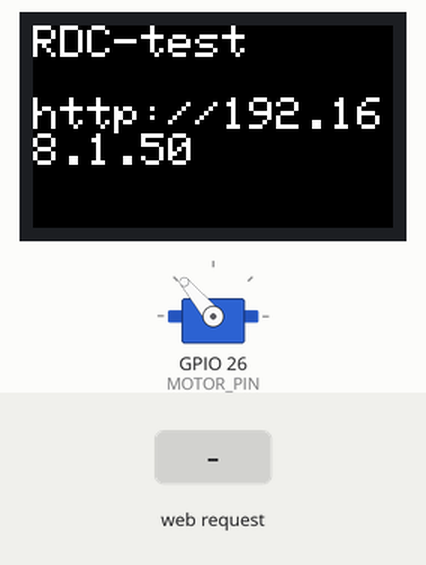
Recording of a sketch running on a simulated ESP32. Shown: 240×135 colour display, servo. The inputs (shaded band) are chosen by the test bench. WiFi joins after 1.5 s; servers stay silent unless stated.

Above: at 3.3 s.
3.4 s: HTTP request GET / received
At 3.52 s:
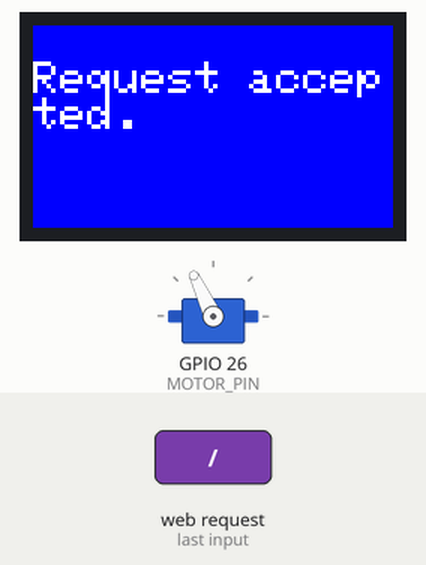
At 4.7 s:
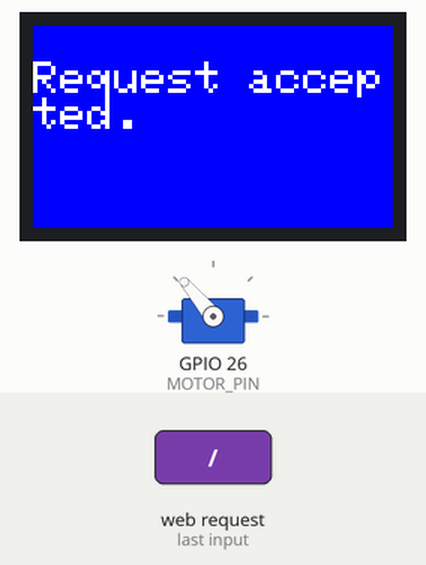
Timing chart, 0 to 6.4 s (numbered marks = the images above; inputs shaded):
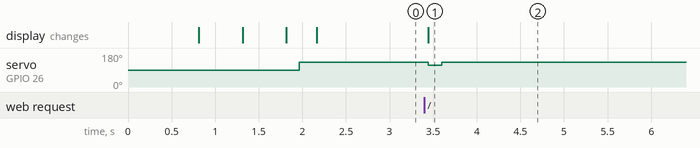

Measured:
- after the input at 3.4 s, servo on GPIO 26 (MOTOR_PIN): 130° → 115° after 0.05 s, → 130° 0.15 s later; the display: changes after 0.05 s (image 1)

The sketch:

RDCSwitch_M5StickC.ino
```cpp
/*
 * 梅田８階RDCの、最前列・スクリーン前の照明スイッチをON/OFFする
 */

#include <M5StickCPlus.h>

// サーボモータ
#include <Servo.h>
#define MOTOR_PIN   26    // サーボモータの信号ピン
#define MOTOR_DELAY 150   // サーボモータ動作後の待ち時間
#define SWITCH_OFF  130   // サーボモータの回転角（通常時）
#define SWITCH_ON   115   // サーボモータの回転角（スイッチ動作時）
Servo motor;

/***********************************************************
* WiFi接続
***********************************************************/
#include <WiFiClientSecure.h>

// WiFiアクセスポイントの種別を指定
// WEP認証（パスワードのみで認証）の場合は次の行を有効にする。
// 次の行をコメントアウトするとWPA2認証を試みる。
#define WIFI_WEP

// WiFiアクセスポイントの設定
#ifdef WIFI_WEP
// WEP認証のアクセスポイント
// [スケッチ例] の [WiFiClientInsecure] を参考にした
const char* WIFI_SSID     = "RDC-test";  // SSID of your WiFi access point
const char* WIFI_PASSWORD = "RDC-test";  // WEP password
#else
// WPA2認証のアクセスポイント
// [スケッチ例] の [WiFiClientSecureEnterprise] を参考にした
#include "esp_wpa2.h"
const char* WIFI_SSID     = "OIT-AirLAN.1x";  // SSID
const char* WIFI_USERID   = "********";       // User ID
const char* WIFI_PASSWORD = "********";       // Password
#endif

/*
// WiFi接続を確認し、再トライ、接続できなければ再起動を行う
void confirmWiFiConnection()
{
  int counter = 0;

  while (WiFi.status() != WL_CONNECTED) {  // 接続できるまで待つ
    delay(500);         // 0.5秒待ってリトライ
    Serial.print(".");  // 進捗表示
    counter++;
    if (60 <= counter) {   // 30秒で接続できなければリセット
      Serial.println("\nERROR: Restarting ESP32.\n");
      ESP.restart();
    }
  }
  Serial.print("WiFi connected: ");
  Serial.println(WIFI_SSID);
}
*/

/***********************************************************
* WEBサーバー
***********************************************************/
#include <WebServer.h>
#include <ESPmDNS.h>
WebServer server(80);

int status = 0;

void handleRoot() {
  server.send(200, "text/plain", "Request accepted.");
/*
  Timeoutエラーが発生するのでここでは実行しない。
  // サーボモータを回転してもとに戻す
  motor.write(SWITCH_ON);
  delay(MOTOR_DELAY);
  motor.write(SWITCH_OFF);
  delay(MOTOR_DELAY);
*/
  status = 1;
}

void handleNotFound() {
  String message = "Invalid option in URI.\n\n";
  message += "URI: ";
  message += server.uri();
  message += "\nMethod: ";
  message += (server.method() == HTTP_GET) ? "GET" : "POST";
  message += "\nArguments: ";
  message += server.args();
  message += "\n";
  for (uint8_t i = 0; i < server.args(); i++) {
    message += " " + server.argName(i) + ": " + server.arg(i) + "\n";
  }
  server.send(404, "text/plain", message);
}

/***********************************************************
* Arduinoメイン制御部
***********************************************************/

void displayInformation() {
  M5.Lcd.fillScreen(BLACK);
  M5.Lcd.setCursor(0, 0);
  M5.Lcd.setTextSize(3);
  M5.Lcd.print(WIFI_SSID);
  M5.Lcd.print("\n\nhttp://");
  M5.Lcd.print(WiFi.localIP());
}

void setup() {

  // システム初期化
  M5.begin();
  M5.Lcd.begin();

  // 画面表示の初期化
  M5.Lcd.setRotation(1);         // スクリーンの向き
  M5.Lcd.setTextSize(2);         // フォントサイズ
  M5.Lcd.printf("Connecting to WiFi: %s ", WIFI_SSID);

  // WiFi接続
#ifdef WIFI_WEP
  WiFi.begin(WIFI_SSID, WIFI_PASSWORD);
#else
  WiFi.disconnect(true);  // 念の為切断してから処理開始
  WiFi.mode(WIFI_STA);    // init wifi mode
  esp_wifi_sta_wpa2_ent_set_identity((uint8_t *)WIFI_USERID, strlen(WIFI_USERID));
  esp_wifi_sta_wpa2_ent_set_username((uint8_t *)WIFI_USERID, strlen(WIFI_USERID));
  esp_wifi_sta_wpa2_ent_set_password((uint8_t *)WIFI_PASSWORD, strlen(WIFI_PASSWORD));
  esp_wifi_sta_wpa2_ent_enable(); //set config settings to enable function
  WiFi.begin(WIFI_SSID);   // connect to wifi
#endif

  // WiFi接続の確認
  int counter = 0;
  while (WiFi.status() != WL_CONNECTED) {  // 接続できるまで待つ
    delay(500);         // 0.5秒待ってリトライ
    M5.Lcd.print(".");
    counter++;
    if (60 <= counter) {   // 30秒で接続できなければリセット
      M5.Lcd.print("\nERROR: Restarting WiFi\n");
      counter = 0;
      ESP.restart();
    }
  }

  // サーボモーターの初期化
  pinMode(MOTOR_PIN, OUTPUT);
  motor.attach(MOTOR_PIN);
  delay(MOTOR_DELAY);
  motor.write(SWITCH_OFF);
  delay(MOTOR_DELAY);

  // WEBサーバーの開始
  if (MDNS.begin("esp32")) {
    M5.Lcd.print("\n");
  }
  server.on("/", handleRoot);
  server.onNotFound(handleNotFound);
  server.begin();

  // 画面表示
  displayInformation();
}

void loop() {
  WiFiClientSecure client;
  server.handleClient();
  if (status) {

    M5.Lcd.fillScreen(BLUE);
    M5.Lcd.setTextColor(WHITE, BLUE);
    M5.Lcd.setCursor(0, 0);
    M5.Lcd.setTextSize(3);
    M5.Lcd.print("\nRequest accepted.");

    // サーボモータを回転してもとに戻す
    motor.write(SWITCH_ON);
    delay(MOTOR_DELAY);
    motor.write(SWITCH_OFF);
    delay(MOTOR_DELAY);

    // 画面表示を戻す
    delay(3000);
    M5.Lcd.setTextColor(WHITE, BLACK);
    displayInformation();

    status = 0;
  }
  delay(2); //allow the cpu to switch to other tasks
}
```
